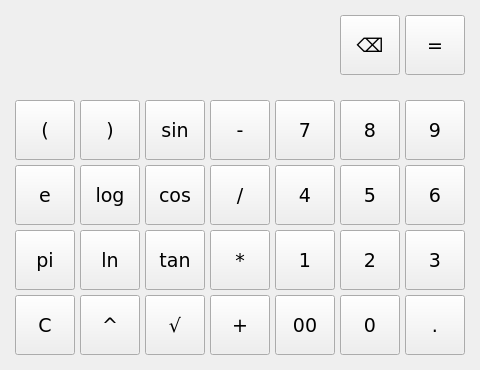
<?xml version="1.0" encoding="UTF-8"?>
<ui version="4.0">
 <class>MainWindow</class>
 <widget class="QMainWindow" name="MainWindow">
  <property name="geometry">
   <rect>
    <x>0</x>
    <y>0</y>
    <width>480</width>
    <height>370</height>
   </rect>
  </property>
  <property name="font">
   <font>
    <family>Verdana</family>
    <pointsize>14</pointsize>
   </font>
  </property>
  <property name="windowTitle">
   <string>MainWindow</string>
  </property>
  <widget class="QWidget" name="centralWidget">
   <widget class="QPushButton" name="pushButton_7">
    <property name="geometry">
     <rect>
      <x>275</x>
      <y>100</y>
      <width>60</width>
      <height>60</height>
     </rect>
    </property>
    <property name="text">
     <string>7</string>
    </property>
   </widget>
   <widget class="QPushButton" name="pushButton_8">
    <property name="geometry">
     <rect>
      <x>340</x>
      <y>100</y>
      <width>60</width>
      <height>60</height>
     </rect>
    </property>
    <property name="text">
     <string>8</string>
    </property>
   </widget>
   <widget class="QPushButton" name="pushButton_9">
    <property name="geometry">
     <rect>
      <x>405</x>
      <y>100</y>
      <width>60</width>
      <height>60</height>
     </rect>
    </property>
    <property name="text">
     <string>9</string>
    </property>
   </widget>
   <widget class="QPushButton" name="pushButton_min">
    <property name="geometry">
     <rect>
      <x>210</x>
      <y>100</y>
      <width>60</width>
      <height>60</height>
     </rect>
    </property>
    <property name="text">
     <string>-</string>
    </property>
   </widget>
   <widget class="QPushButton" name="pushButton_4">
    <property name="geometry">
     <rect>
      <x>275</x>
      <y>165</y>
      <width>60</width>
      <height>60</height>
     </rect>
    </property>
    <property name="text">
     <string>4</string>
    </property>
   </widget>
   <widget class="QPushButton" name="pushButton_del">
    <property name="geometry">
     <rect>
      <x>210</x>
      <y>165</y>
      <width>60</width>
      <height>60</height>
     </rect>
    </property>
    <property name="text">
     <string>/</string>
    </property>
   </widget>
   <widget class="QPushButton" name="pushButton_6">
    <property name="geometry">
     <rect>
      <x>405</x>
      <y>165</y>
      <width>60</width>
      <height>60</height>
     </rect>
    </property>
    <property name="text">
     <string>6</string>
    </property>
   </widget>
   <widget class="QPushButton" name="pushButton_5">
    <property name="geometry">
     <rect>
      <x>340</x>
      <y>165</y>
      <width>60</width>
      <height>60</height>
     </rect>
    </property>
    <property name="text">
     <string>5</string>
    </property>
   </widget>
   <widget class="QPushButton" name="pushButton_1">
    <property name="geometry">
     <rect>
      <x>275</x>
      <y>230</y>
      <width>60</width>
      <height>60</height>
     </rect>
    </property>
    <property name="text">
     <string>1</string>
    </property>
   </widget>
   <widget class="QPushButton" name="pushButton_umn">
    <property name="geometry">
     <rect>
      <x>210</x>
      <y>230</y>
      <width>60</width>
      <height>60</height>
     </rect>
    </property>
    <property name="text">
     <string>*</string>
    </property>
   </widget>
   <widget class="QPushButton" name="pushButton_3">
    <property name="geometry">
     <rect>
      <x>405</x>
      <y>230</y>
      <width>60</width>
      <height>60</height>
     </rect>
    </property>
    <property name="text">
     <string>3</string>
    </property>
   </widget>
   <widget class="QPushButton" name="pushButton_2">
    <property name="geometry">
     <rect>
      <x>340</x>
      <y>230</y>
      <width>60</width>
      <height>60</height>
     </rect>
    </property>
    <property name="text">
     <string>2</string>
    </property>
   </widget>
   <widget class="QPushButton" name="pushButton_0">
    <property name="geometry">
     <rect>
      <x>340</x>
      <y>295</y>
      <width>60</width>
      <height>60</height>
     </rect>
    </property>
    <property name="text">
     <string>0</string>
    </property>
   </widget>
   <widget class="QPushButton" name="pushButton_rav">
    <property name="geometry">
     <rect>
      <x>405</x>
      <y>15</y>
      <width>60</width>
      <height>60</height>
     </rect>
    </property>
    <property name="text">
     <string>=</string>
    </property>
   </widget>
   <widget class="QPushButton" name="pushButton_dot">
    <property name="geometry">
     <rect>
      <x>405</x>
      <y>295</y>
      <width>60</width>
      <height>60</height>
     </rect>
    </property>
    <property name="text">
     <string>.</string>
    </property>
   </widget>
   <widget class="QPushButton" name="pushButton_sum">
    <property name="geometry">
     <rect>
      <x>210</x>
      <y>295</y>
      <width>60</width>
      <height>60</height>
     </rect>
    </property>
    <property name="text">
     <string>+</string>
    </property>
   </widget>
   <widget class="QPushButton" name="pushButton_kor">
    <property name="geometry">
     <rect>
      <x>145</x>
      <y>295</y>
      <width>60</width>
      <height>60</height>
     </rect>
    </property>
    <property name="text">
     <string>√</string>
    </property>
   </widget>
   <widget class="QPushButton" name="pushButton_pow">
    <property name="geometry">
     <rect>
      <x>80</x>
      <y>295</y>
      <width>60</width>
      <height>60</height>
     </rect>
    </property>
    <property name="text">
     <string>^</string>
    </property>
   </widget>
   <widget class="QPushButton" name="pushButton_c">
    <property name="geometry">
     <rect>
      <x>15</x>
      <y>295</y>
      <width>60</width>
      <height>60</height>
     </rect>
    </property>
    <property name="text">
     <string>C</string>
    </property>
   </widget>
   <widget class="QPushButton" name="pushButton_sin">
    <property name="geometry">
     <rect>
      <x>145</x>
      <y>100</y>
      <width>60</width>
      <height>60</height>
     </rect>
    </property>
    <property name="text">
     <string>sin</string>
    </property>
   </widget>
   <widget class="QPushButton" name="pushButton_tan">
    <property name="geometry">
     <rect>
      <x>145</x>
      <y>230</y>
      <width>60</width>
      <height>60</height>
     </rect>
    </property>
    <property name="text">
     <string>tan</string>
    </property>
   </widget>
   <widget class="QPushButton" name="pushButton_cos">
    <property name="geometry">
     <rect>
      <x>145</x>
      <y>165</y>
      <width>60</width>
      <height>60</height>
     </rect>
    </property>
    <property name="text">
     <string>cos</string>
    </property>
   </widget>
   <widget class="QPushButton" name="pushButton_ln">
    <property name="geometry">
     <rect>
      <x>80</x>
      <y>230</y>
      <width>60</width>
      <height>60</height>
     </rect>
    </property>
    <property name="text">
     <string>ln</string>
    </property>
   </widget>
   <widget class="QPushButton" name="pushButton_log">
    <property name="geometry">
     <rect>
      <x>80</x>
      <y>165</y>
      <width>60</width>
      <height>60</height>
     </rect>
    </property>
    <property name="text">
     <string>log</string>
    </property>
   </widget>
   <widget class="QPushButton" name="pushButton_00">
    <property name="geometry">
     <rect>
      <x>275</x>
      <y>295</y>
      <width>60</width>
      <height>60</height>
     </rect>
    </property>
    <property name="text">
     <string>00</string>
    </property>
   </widget>
   <widget class="QPushButton" name="pushButton_ls">
    <property name="geometry">
     <rect>
      <x>15</x>
      <y>100</y>
      <width>60</width>
      <height>60</height>
     </rect>
    </property>
    <property name="text">
     <string>(</string>
    </property>
   </widget>
   <widget class="QPushButton" name="pushButton_rs">
    <property name="geometry">
     <rect>
      <x>80</x>
      <y>100</y>
      <width>60</width>
      <height>60</height>
     </rect>
    </property>
    <property name="text">
     <string>)</string>
    </property>
   </widget>
   <widget class="QPushButton" name="pushButton_e">
    <property name="geometry">
     <rect>
      <x>15</x>
      <y>165</y>
      <width>60</width>
      <height>60</height>
     </rect>
    </property>
    <property name="text">
     <string>e</string>
    </property>
   </widget>
   <widget class="QPushButton" name="pushButton_pi">
    <property name="geometry">
     <rect>
      <x>15</x>
      <y>230</y>
      <width>60</width>
      <height>60</height>
     </rect>
    </property>
    <property name="text">
     <string>pi</string>
    </property>
   </widget>
   <widget class="QPushButton" name="pushButton_bs">
    <property name="geometry">
     <rect>
      <x>340</x>
      <y>15</y>
      <width>60</width>
      <height>60</height>
     </rect>
    </property>
    <property name="text">
     <string>⌫</string>
    </property>
   </widget>
   <widget class="QLabel" name="label">
    <property name="geometry">
     <rect>
      <x>15</x>
      <y>30</y>
      <width>320</width>
      <height>30</height>
     </rect>
    </property>
    <property name="styleSheet">
     <string notr="true"/>
    </property>
    <property name="text">
     <string/>
    </property>
   </widget>
   <widget class="QLabel" name="error_label">
    <property name="geometry">
     <rect>
      <x>15</x>
      <y>70</y>
      <width>250</width>
      <height>15</height>
     </rect>
    </property>
    <property name="text">
     <string/>
    </property>
   </widget>
   <widget class="QLabel" name="powlabel">
    <property name="geometry">
     <rect>
      <x>15</x>
      <y>15</y>
      <width>320</width>
      <height>30</height>
     </rect>
    </property>
    <property name="text">
     <string/>
    </property>
   </widget>
  </widget>
 </widget>
 <layoutdefault spacing="6" margin="11"/>
 <resources/>
 <connections/>
</ui>
